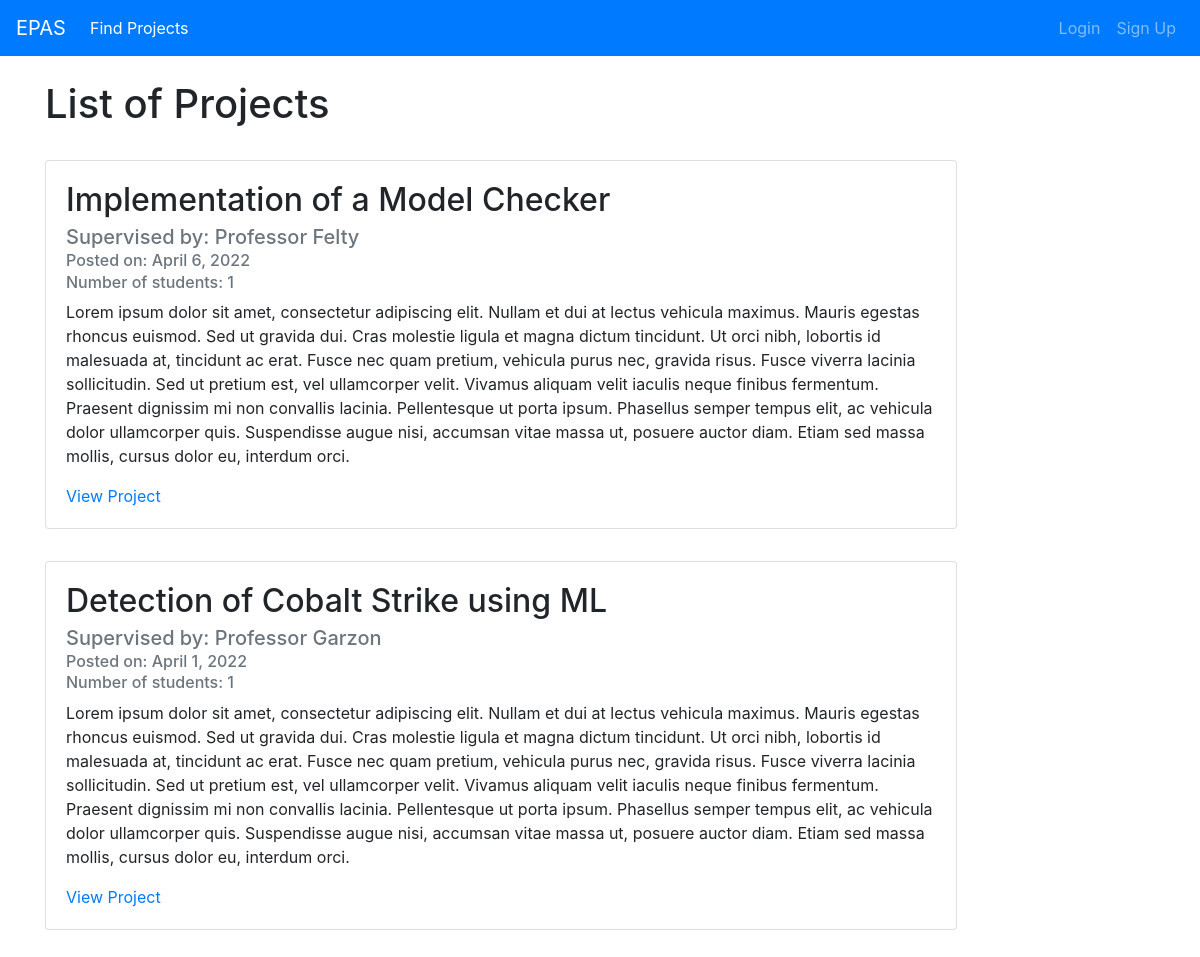
Before: / with the older database file.
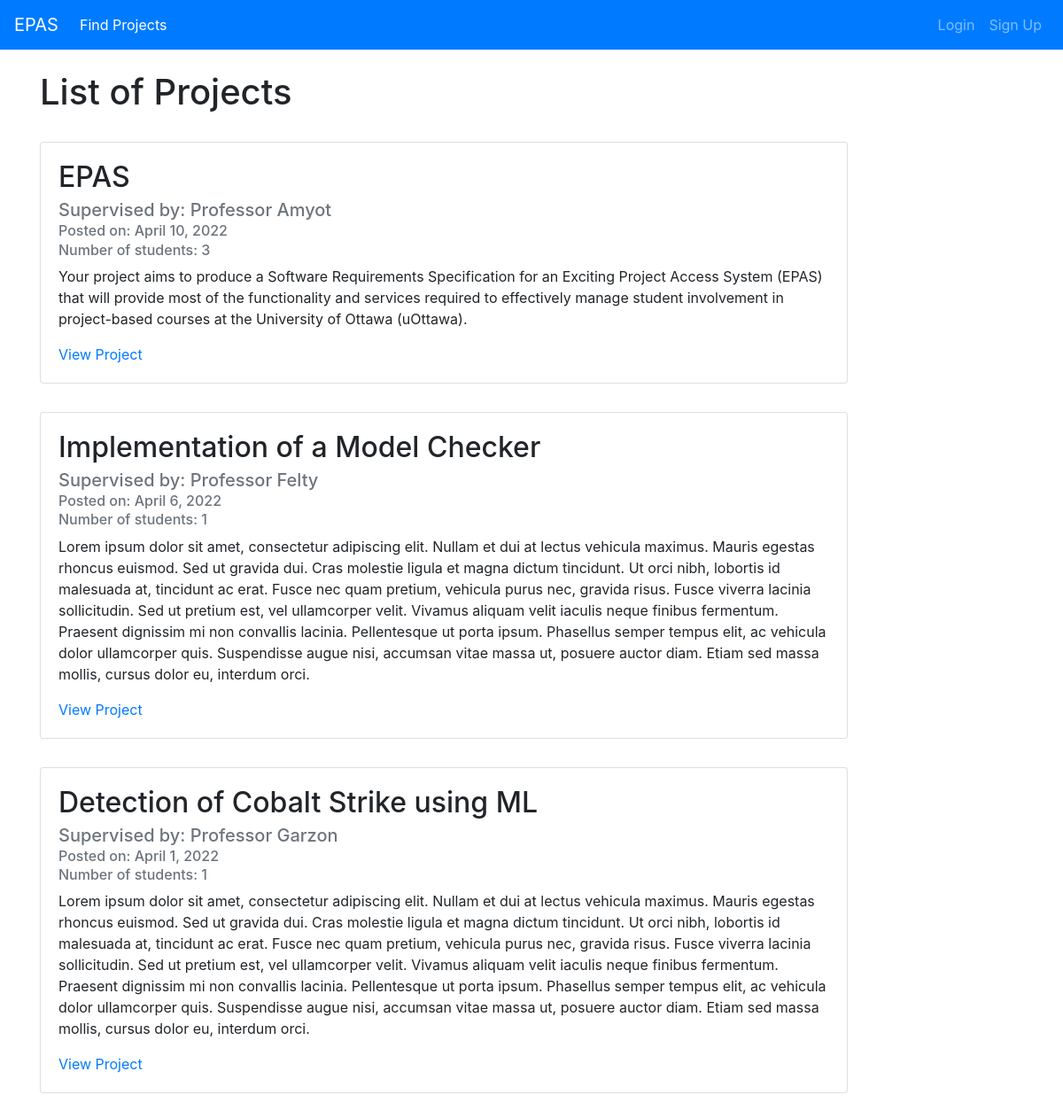
After: the same page with the newer database file.
### projectListing/models.py (models this page shows, shortened)
class Post(models.Model):
    title = models.CharField(max_length=100, verbose_name='Project name:')
    description = models.TextField(verbose_name='Project description:')
    date_posted = models.DateField(default=timezone.now)
    professor = models.ForeignKey(User, on_delete=models.CASCADE)
    desiredNumStudents = models.IntegerField(verbose_name='Ideal number of students')
    maxNumStudents = models.IntegerField(verbose_name='Max number of students:')
    minTermLength = models.IntegerField(verbose_name='Min number of months:')
    maxTermLength = models.IntegerField(verbose_name='Max number of months:')
    relatedProgram = models.CharField(max_length=100, verbose_name='Program:')
    course = models.CharField(max_length=100, default="null", verbose_name='Course:')
    active = models.BooleanField(default=False, verbose_name='Active')
    isApproved = models.BooleanField(default=False, verbose_name='Approve?')

class User(AbstractUser):
    class Types(models.TextChoices):
        STUDENT = 'STUDENT', 'Student'
        PROFESSOR = 'PROFESSOR', 'Professor'
        CORPORATE_SUPERVISOR = 'CORPORATE_SUPERVISOR', 'Corporate Supervisor'
        PROGRAM_DIRECTOR = 'PROGRAM_DIRECTOR', 'Program Director'
    type = models.CharField(max_length=50, choices=Types.choices, default=Types.STUDENT)

### projectListing/views.py (the view)
# urls.py: path('', PostListView.as_view(), name='projectListing-home'),
class PostListView(ListView):
    model = Post
    template_name = 'projectListing/home.html'
    context_object_name = 'postedProject'
    ordering = ['-date_posted']

### projectListing/templates/projectListing/home.html (shortened to what this page needs)
{% extends "projectListing/base.html" %}
{% block content %}
<br>
    <h1>List of Projects</h1>    <br>
    <div class="card-deck">
            {% for post in postedProject %}
                {% if post.isApproved is True %}
                <div class="card" style="min-width: 80%; max-width: 80%; margin-bottom: 2rem;">
                    <div class="card-body">
                        <h2 class="card-title">{{ post.title }}</h2>
                        <h5 class="card-subtitle mb-2 text-muted">Supervised by: Professor {{ post.professor.last_name }}</h3>
                        <h6 class="card-subtitle mb-2 text-muted">Posted on: {{ post.date_posted }}</h3>
                        <h6 class="card-subtitle mb-2 text-muted">Number of students: {{ post.desiredNumStudents}}</h3>
                        <p class="card-text">{{ post.description }}</p>
                        <a href="{% url 'post-detail' post.id %}" class="card-link">View Project</a>
                    </div>
                </div>
                {% endif %}
            {% endfor %}
{% endblock content %}

Changed rows visible on the page:
now on this page (row edited): Post: title "EPAS", professor.last_name "Amyot", date_posted "April 10, 2022", desiredNumStudents "3", description "Your project aims to produce a Software Requirements Specification for an Exciting Project Access System (EPAS) that will provide most of the functionality and services required to effectively manage student involvement in project-based courses at the University of Ottawa (uOttawa)."
